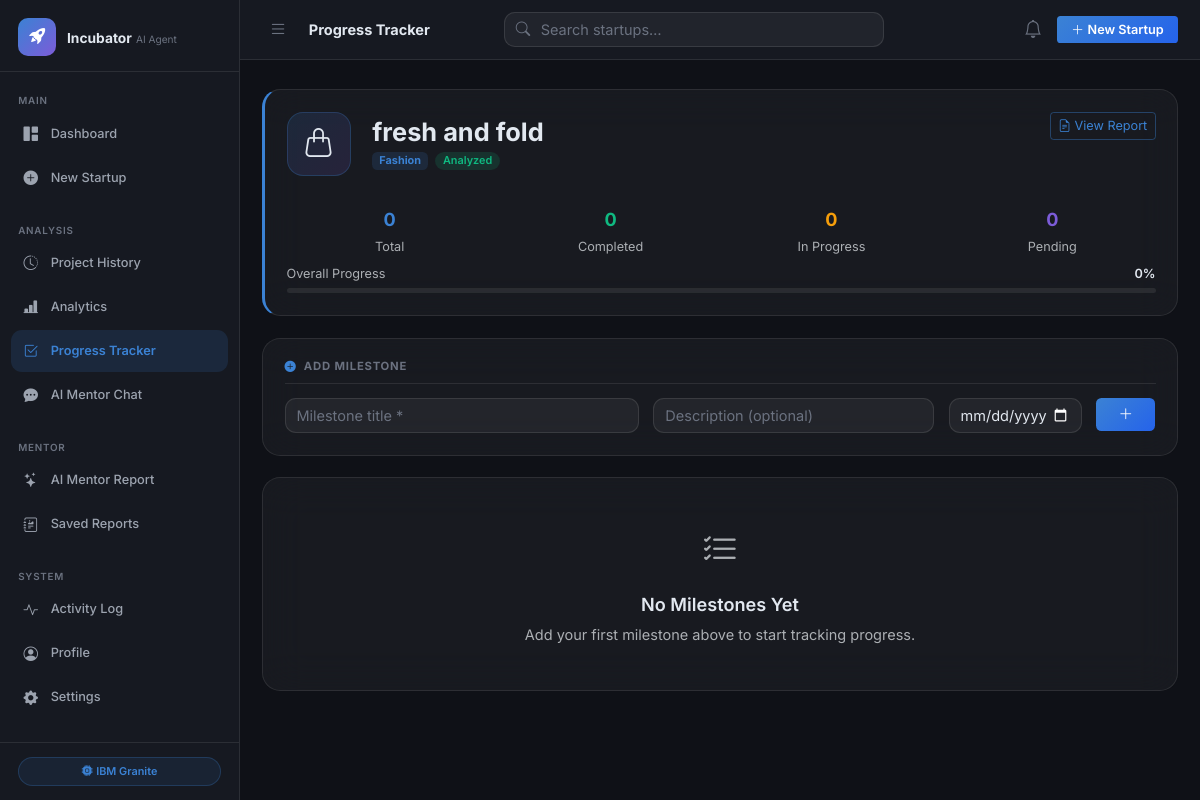
Page /progress/3 on the committed database.
### tables this page shows
CREATE TABLE startup_projects (
            id               INTEGER PRIMARY KEY AUTOINCREMENT,
            user_id          INTEGER NOT NULL DEFAULT 1,
            startup_name     TEXT    NOT NULL,
            founder_name     TEXT    NOT NULL,
            country          TEXT    NOT NULL,
            industry         TEXT    NOT NULL,
            budget           TEXT    NOT NULL,
            target_audience  TEXT    NOT NULL,
            business_goal    TEXT    NOT NULL,
            idea_description TEXT    NOT NULL,
            status           TEXT    NOT NULL DEFAULT 'pending',
            stage            TEXT    NOT NULL DEFAULT 'idea',
            created_at       TEXT    DEFAULT (datetime('now')),
            updated_at       TEXT    DEFAULT (datetime('now')), currency TEXT NOT NULL DEFAULT 'USD',
            FOREIGN KEY (user_id) REFERENCES users(id)
        );

### routes/progress.py (the view)
@progress_bp.route("/<int:project_id>", methods=["GET"])
def detail(project_id: int):
    app = current_app._get_current_object()
    startup = get_startup_by_id(app, project_id)
    if not startup:
        flash("Startup not found.", "danger")
        return redirect(url_for("progress.index"))
    startup["icon"] = industry_icon(startup["industry"])
    startup["created_at_fmt"] = format_datetime(startup["created_at"])
    milestones = get_milestones_by_project(app, project_id)
    for m in milestones:
        m["created_at_fmt"] = format_datetime(m["created_at"])
    progress = get_milestone_progress(app, project_id)
    return render_template(
        "progress_detail.html",
        startup=startup,
        milestones=milestones,
        progress=progress,
    )

### database/db.py (called while the page is built)
def get_db(app):
    if "db" not in g:
        db_path = app.config["DATABASE_PATH"]
        os.makedirs(os.path.dirname(db_path), exist_ok=True)
        g.db = sqlite3.connect(db_path, detect_types=sqlite3.PARSE_DECLTYPES)
        g.db.row_factory = sqlite3.Row
        g.db.execute("PRAGMA journal_mode=WAL;")
        g.db.execute("PRAGMA foreign_keys=ON;")
    return g.db

### models/milestone.py (called while the page is built, shortened)
def get_milestones_by_project(app, project_id: int) -> list:
    db = get_db(app)
    rows = db.execute(
        """
        SELECT * FROM milestones
        WHERE project_id = ?
        ORDER BY created_at ASC
        """,
        (project_id,),
    ).fetchall()
    return [dict(r) for r in rows]

def get_milestone_progress(app, project_id: int) -> dict:
    milestones = get_milestones_by_project(app, project_id)
    total = len(milestones)
    if total == 0:
        return {"total": 0, "completed": 0, "in_progress": 0, "pending": 0, "pct": 0}

### models/startup.py (called while the page is built)
def get_startup_by_id(app, project_id: int) -> dict | None:
    db = get_db(app)
    row = db.execute(
        "SELECT * FROM startup_projects WHERE id = ?", (project_id,)
    ).fetchone()
    return dict(row) if row else None

### utils/helpers.py (called while the page is built)
def format_datetime(dt_string: str, fmt: str = "%b %d, %Y %I:%M %p") -> str:
    try:
        dt = datetime.strptime(dt_string, "%Y-%m-%d %H:%M:%S")
        return dt.strftime(fmt)
    except (ValueError, TypeError):
        return dt_string or "—"

def industry_icon(industry: str) -> str:
    return INDUSTRY_ICONS.get(industry, "bi-grid")

### templates/progress_detail.html (shortened to what this page needs)
{% extends "base.html" %}
{% block page_title %}Progress Tracker{% endblock %}
{% block content %}
<div class="detail-header glass p-4 mb-4">
  <div class="d-flex align-items-start justify-content-between flex-wrap gap-3">
    <div class="d-flex align-items-center gap-4">
      <div class="detail-icon">
        <i class="bi {{ startup.icon }} fs-2"></i>
      </div>
      <div>
        <h3 class="fw-700 mb-1">{{ startup.startup_name }}</h3>
        <div class="d-flex flex-wrap gap-2">
          <span class="badge bg-primary-soft text-primary">{{ startup.industry }}</span>
          <span class="badge badge-status-{{ startup.status }}">{{ startup.status | title }}</span>
        </div>
      </div>
    </div>
    <div class="d-flex gap-2">
      <a href="{{ url_for('startup.detail', project_id=startup.id) }}" class="btn btn-outline-primary btn-sm">
        <i class="bi bi-file-earmark-text me-1"></i>View Report
      </a>
    </div>
  </div>
  <div class="row g-3 mt-3">
    {% for label, val, color in [
      ('Total', progress.total, 'primary'),
      ('Completed', progress.completed, 'success'),
      ('In Progress', progress.in_progress, 'warning'),
      ('Pending', progress.pending, 'secondary'),
    ] %}
    <div class="col-6 col-lg-3">
      <div class="text-center">
        <div class="fw-700 fs-5 text-{{ color }}">{{ val }}</div>
        <small class="text-muted">{{ label }}</small>
      </div>
    </div>
    {% endfor %}
    <div class="col-12 mt-2">
      <div class="d-flex justify-content-between mb-1">
        <small class="text-muted">Overall Progress</small>
        <small class="fw-600">{{ progress.pct }}%</small>
      </div>
      <div class="progress score-progress">
      </div>
    </div>
  </div>
</div>
<div class="card-glass glass p-4 mb-4">
  <h6 class="section-heading mb-3">
    <i class="bi bi-plus-circle-fill me-2 text-primary"></i>Add Milestone
  </h6>
  <form method="POST" action="{{ url_for('progress.add', project_id=startup.id) }}">
    <div class="row g-3">
      <div class="col-md-5">
        <input type="text" class="form-control glass-input" name="title" placeholder="Milestone title *" required maxlength="200" />
      </div>
      <div class="col-md-4">
        <input type="text" class="form-control glass-input" name="description" placeholder="Description (optional)" />
      </div>
      <div class="col-md-2">
        <input type="date" class="form-control glass-input" name="due_date" />
      </div>
      <div class="col-md-1">
        <button type="submit" class="btn btn-primary w-100">
          <i class="bi bi-plus-lg"></i>
        </button>
      </div>
    </div>
  </form>
</div>
{% if milestones %}
<div class="card-glass glass p-4">
  <h6 class="section-heading mb-4">
    <i class="bi bi-list-check me-2 text-primary"></i>Milestones ({{ milestones | length }})
  </h6>
  <div class="milestone-list">
    {% for m in milestones %}
    <div class="milestone-item d-flex align-items-center gap-3 p-3 mb-2 glass-item rounded
         {% if m.status == 'completed' %}milestone-done{% elif m.status == 'in_progress' %}milestone-active{% endif %}">
      <div class="milestone-icon flex-shrink-0">
        {% if m.status == 'completed' %}
        <i class="bi bi-check-circle-fill text-success fs-5"></i>
        {% elif m.status == 'in_progress' %}
        <i class="bi bi-arrow-right-circle-fill text-warning fs-5"></i>
        {% else %}
        <i class="bi bi-circle text-muted fs-5"></i>
        {% endif %}
      </div>
      <div class="flex-grow-1 min-w-0">
        <div class="fw-600 {% if m.status == 'completed' %}text-muted text-decoration-line-through{% endif %}">
          {{ m.title }}
        </div>
        {% if m.description %}
        <small class="text-muted">{{ m.description }}</small>
        {% endif %}
        <div class="d-flex gap-2 mt-1">
          {% if m.due_date %}
          <span class="tag-pill small"><i class="bi bi-calendar3 me-1"></i>{{ m.due_date }}</span>
          {% endif %}
          <span class="tag-pill small">Added {{ m.created_at_fmt }}</span>
        </div>
      </div>
      <div class="d-flex gap-2 flex-shrink-0">
        {% if m.status != 'in_progress' %}
        <form method="POST" action="{{ url_for('progress.set_status', milestone_id=m.id) }}">
          <input type="hidden" name="status" value="in_progress" />
          <input type="hidden" name="project_id" value="{{ startup.id }}" />
          <button type="submit" class="btn btn-outline-warning btn-sm" title="Mark In Progress">
            <i class="bi bi-arrow-right-circle"></i>
          </button>
        </form>
        {% endif %}
        {% if m.status != 'completed' %}
        <form method="POST" action="{{ url_for('progress.set_status', milestone_id=m.id) }}">
          <input type="hidden" name="status" value="completed" />
          <input type="hidden" name="project_id" value="{{ startup.id }}" />
          <button type="submit" class="btn btn-outline-success btn-sm" title="Mark Complete">
            <i class="bi bi-check-lg"></i>
          </button>
        </form>
        {% endif %}
        <form method="POST" action="{{ url_for('progress.remove', milestone_id=m.id) }}"
              onsubmit="return confirm('Remove this milestone?');">
          <input type="hidden" name="project_id" value="{{ startup.id }}" />
          <button type="submit" class="btn btn-outline-danger btn-sm" title="Delete">
            <i class="bi bi-trash3"></i>
          </button>
        </form>
      </div>
    </div>
    {% endfor %}
  </div>
</div>
{% else %}
<div class="card-glass glass p-5 text-center">
  <i class="bi bi-list-check fs-1 text-muted mb-3 d-block"></i>
  <h5 class="fw-600 mb-2">No Milestones Yet</h5>
  <p class="text-muted mb-0">Add your first milestone above to start tracking progress.</p>
</div>
{% endif %}
{% endblock %}

### static/css/main.css (style rules this page uses)
*, *::before, *::after { box-sizing: border-box; }
:root { --bg-base: #0f1117; --bg-surface: #161921; --bg-elevated: #1c2030; --glass-bg: rgba(255,255,255,0.04); --glass-border: rgba(255,255,255,0.09); --glass-hover: rgba(255,255,255,0.08); --primary: #3b82d4; --primary-soft: rgba(59,130,212,0.15); --secondary: #7c5cd8; --secondary-soft:rgba(124,92,216,0.15); --success: #10b981; --success-soft: rgba(16,185,129,0.15); --warning: #f59e0b; --warning-soft: rgba(245,158,11,0.15); --danger: #ef4444; --danger-soft: rgba(239,68,68,0.15); --info: #06b6d4; --info-soft: rgba(6,182,212,0.15); --text-primary: #e2e8f0; --text-muted: #6b7280; --sidebar-w: 240px; --topbar-h: 60px; --radius: 0.75rem; --radius-lg: 1.25rem; --transition: 0.2s ease; --fw-500: 500; --fw-600: 600; --fw-700: 700; }
html, body { height: 100%; margin: 0; background-color: var(--bg-base); color: var(--text-primary); font-family: 'Inter', -apple-system, BlinkMacSystemFont, 'Segoe UI', sans-serif; font-size: 14.5px; line-height: 1.6; -webkit-font-smoothing: antialiased; }
.fw-600 { font-weight: 600 !important; }
.fw-700 { font-weight: 700 !important; }
.glass { background: var(--glass-bg); border: 1px solid var(--glass-border); border-radius: var(--radius-lg); backdrop-filter: blur(20px); -webkit-backdrop-filter: blur(20px); }
.glass-input { background: rgba(255,255,255,0.05) !important; border: 1px solid rgba(255,255,255,0.10) !important; color: var(--text-primary) !important; border-radius: var(--radius) !important; transition: border-color var(--transition), box-shadow var(--transition); }
.glass-input::placeholder { color: var(--text-muted); }
.bg-primary-soft { background: var(--primary-soft) !important; }
.text-primary { color: var(--primary) !important; }
.text-secondary { color: var(--secondary) !important; }
.text-success { color: var(--success) !important; }
.text-warning { color: var(--warning) !important; }
.badge.bg-primary-soft { background: var(--primary-soft) !important; color: var(--primary) !important; }
.section-heading { font-size: 0.88rem; font-weight: 700; text-transform: uppercase; letter-spacing: 0.06em; color: var(--text-primary); margin: 0; }
.card-glass { border-radius: var(--radius-lg); }
.badge-status-analyzed { background: var(--success-soft); color: var(--success); padding: 0.3em 0.7em; border-radius: 50px; font-size: 0.75rem; font-weight: 600; }
.score-progress { height: 5px; background: rgba(255,255,255,0.08); border-radius: 10px; }
.detail-header { border-left: 3px solid var(--primary); }
.detail-icon { width: 64px; height: 64px; background: linear-gradient(135deg, var(--primary-soft), var(--secondary-soft)); border: 1px solid rgba(59,130,212,0.25); border-radius: 16px; display: flex; align-items: center; justify-content: center; flex-shrink: 0; }
.btn-primary { background: linear-gradient(135deg, #3b82d4, #2563eb); border: none; font-weight: 600; transition: all var(--transition); }
.btn-outline-primary { border-color: rgba(59,130,212,0.4); color: var(--primary); }
.form-control, .form-select { background-color: rgba(255,255,255,0.05); border-color: rgba(255,255,255,0.1); color: var(--text-primary); }
.section-heading { font-size: 0.78rem; font-weight: 700; text-transform: uppercase; letter-spacing: 0.07em; color: var(--text-muted); padding-bottom: 0.6rem; margin-bottom: 0; border-bottom: 1px solid var(--glass-border); display: flex; align-items: center; }

### rows in the picture
startup_projects: startup_name "fresh and fold", industry "Fashion", status "Analyzed"

### other values in the picture
{{ val }} "0" "0" "0" "0"
{{ label }} "Total" "Completed" "In Progress" "Pending"
{{ progress.pct }} "0"
